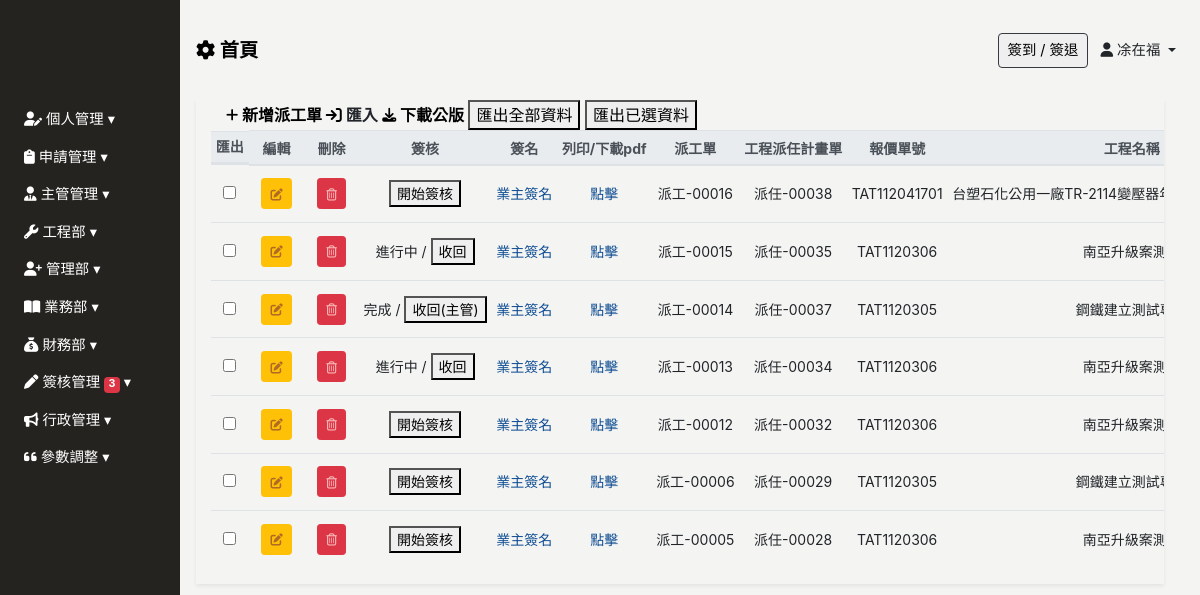
The page /employee_assign/ (signed in) on the database as committed earlier.
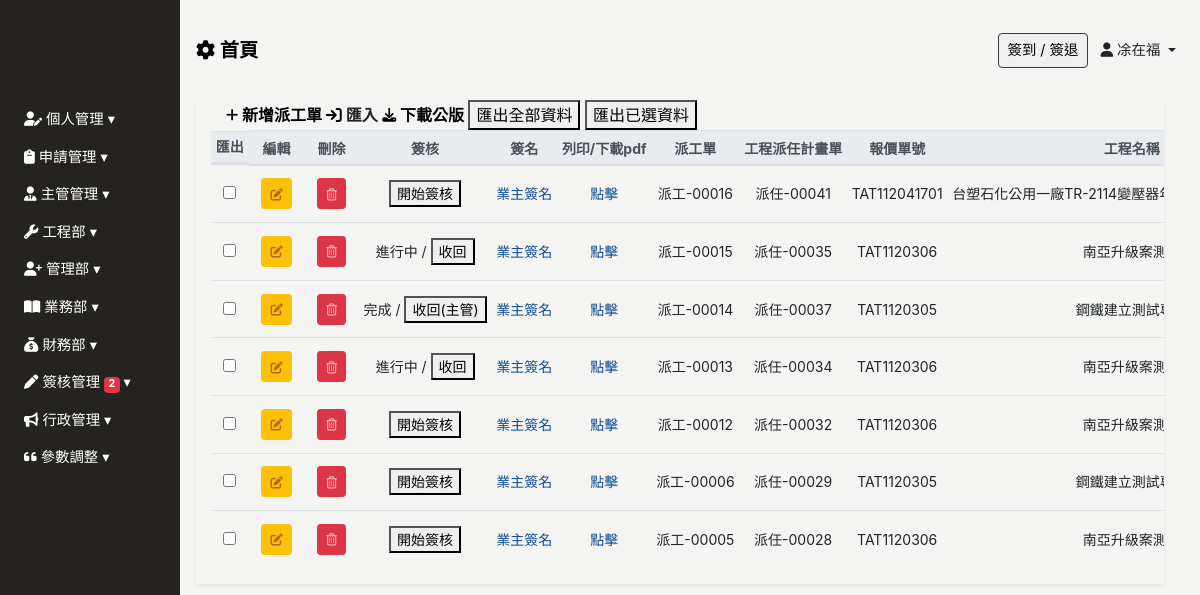
The same page on the database as committed later.
### Backend/models.py (models this page shows, shortened)
class ModifiedModel(models.Model):
    modified_by = models.ForeignKey("Employee", on_delete=models.SET_NULL, null=True, blank=True)
    created_date = models.DateField(default=timezone.now,verbose_name='建立日期')
    update_date = models.DateField(auto_now=True, verbose_name='更新日期')
    class Meta:
        abstract = True

class Project_Employee_Assign(ModifiedModel):
    project_job_assign= models.ForeignKey(Project_Job_Assign,on_delete=models.CASCADE,related_name='project_employee_assign',null=True, blank=True, verbose_name="工作派任計畫")
    construction_date = models.DateField(null=True, blank=True, verbose_name="施工日期")
    completion_date = models.DateField(null=True, blank=True, verbose_name="完工日期")
    is_completed = models.BooleanField(verbose_name='完工狀態',blank=True,default=False)
    manuscript_return_date = models.DateField(null=True, blank=True, verbose_name="手稿預計回傳日")
    enterprise_signature = models.ImageField(upload_to="Employee_Assign_Signature",null=True, blank=True, verbose_name='業主簽名')
    carry_equipments = models.ManyToManyField('Equipment', related_name='carry_project', blank=True, verbose_name='攜帶資產')
    Approval =  models.ForeignKey(ApprovalModel, null=True, blank=True, on_delete=models.SET_NULL , related_name='Project_Employee_Assign_Approval')
    test_items_str = models.TextField( verbose_name="檢查項目字串", blank=True)
    remark = models.TextField( verbose_name="交接/備註",null="",blank=True)
    created_by = models.ForeignKey("Employee",related_name="Project_Employee_Assign_author", on_delete=models.SET_NULL, null=True, blank=True, verbose_name='建立人')
    def enterprise_signature_link(self):
        if self.enterprise_signature:
            download_link = "<a href='{}' download>下載</a>".format(self.enterprise_signature.url)
            return mark_safe(download_link)
        else:
            return ""
    def get_show_id(self):
        return f"派工-{str(self.id).zfill(5)}"
    class Meta:
        verbose_name = "派工單"   # 單數
        verbose_name_plural = verbose_name   #複數
        ordering = ['-id']

class Project_Job_Assign(ModifiedModel):
    project_confirmation= models.ForeignKey(Project_Confirmation,on_delete=models.CASCADE,related_name='project',null=True, blank=True, verbose_name="工程確認單")
    attendance_date =models.DateField(null=True, blank=True, verbose_name="出勤日期")
    work_method = models.BooleanField(null=True, blank=True, verbose_name="工作方式(是:出勤、否:文書)",default=True)
    work_employee = models.ManyToManyField('Employee', related_name='projects_work_employee', blank=True, verbose_name='檢測人員')
    lead_employee = models.ManyToManyField('Employee', related_name='projects_lead_employee', blank=True, verbose_name="帶班主管")
    vehicle = models.CharField(max_length=100,null=True, blank=True, verbose_name='使用車輛')
    location = models.CharField(max_length=4,choices=LOCATION_CHOICES, null=True, blank=True, verbose_name="工作地點")
    remark = models.TextField(null=True, blank=True, verbose_name="備註")
    Approval =  models.ForeignKey(ApprovalModel, null=True, blank=True, on_delete=models.SET_NULL , related_name='Project_Job_Assign_Approval')
    created_by = models.ForeignKey("Employee",related_name="Project_Job_Assign_author", on_delete=models.SET_NULL, null=True, blank=True, verbose_name='建立人')
    class Meta:
        verbose_name = "工作派任計畫"   # 單數
        verbose_name_plural = verbose_name   #複數
        ordering = ['-id']
    def get_show_id(self):
        return f"派任-{str(self.id).zfill(5)}"

class Project_Confirmation(ModifiedModel):
    quotation =  models.ForeignKey("Quotation", null=True, blank=True,verbose_name="報價單號", on_delete=models.CASCADE )
    order_id = models.CharField(max_length=100, null=True, blank=True, verbose_name='訂單編號')
    c_a = models.CharField(max_length=100, null=True, blank=True, verbose_name='母案編號')
    requisition = models.ForeignKey('Requisition', on_delete=models.DO_NOTHING, null=True, blank=True, verbose_name='請購單位')
    turnover = models.CharField(max_length=10, null=True, blank=True, verbose_name='成交金額')
    is_completed = models.BooleanField(verbose_name='完工狀態',blank=True,default=False)
    completion_report_employee = models.ManyToManyField(Employee, related_name='projects_confirmation_report_employee', blank=True, verbose_name='完工回報人')
    completion_report_date = models.DateField(null=True, blank=True, verbose_name="完工回報日期")
    remark = models.TextField(null=True, blank=True, verbose_name="備註")
    attachment = models.FileField(upload_to="project_confirmation_reassignment_attachment", null=True, blank=True, verbose_name="完工重派附件")
    Approval =  models.ForeignKey(ApprovalModel, null=True, blank=True, on_delete=models.SET_NULL , related_name='project_confirmation_Approval')
    created_by = models.ForeignKey("Employee",related_name="Project_Confirmation_author", on_delete=models.SET_NULL, null=True, blank=True, verbose_name='建立人')
    class Meta:
        verbose_name = "工程確認單"   # 單數
        verbose_name_plural = verbose_name   #複數
        ordering = ['-id']

class Quotation(ModifiedModel):
    quotation_id = models.CharField(max_length=100, null=True, blank=True, verbose_name='報價單編號')
    client = models.ForeignKey("Client",related_name="Quotation", on_delete=models.SET_NULL, null=True, blank=True, verbose_name='客戶名稱')
    project_name = models.CharField(max_length=100, verbose_name="專案名稱",blank=True, null=True)
    tax_id = models.CharField(max_length=20, verbose_name="統一編號",blank=True, null=True)
    contact_person = models.CharField(max_length=50, verbose_name="聯絡人",blank=True, null=True)
    address = models.CharField(max_length=100,verbose_name="地址",blank=True, null=True)
    tel = models.CharField(max_length=20, verbose_name="電話",blank=True, null=True)
    quote_date = models.DateField(null=True, blank=True, verbose_name="報價日期")
    mobile = models.CharField(max_length=20, verbose_name="手機",blank=True, null=True)
    fax = models.CharField(max_length=20, verbose_name="傳真",blank=True, null=True)
    email = models.EmailField(verbose_name="電子郵件",blank=True, null=True)
    quote_validity_period = models.IntegerField(verbose_name="報價單有效期",blank=True, null=True)
    business_tel = models.CharField(max_length=20, verbose_name="業務電話",blank=True, null=True)
    business_assistant = models.CharField(max_length=50, verbose_name="業務助理",blank=True, null=True)
    work_item = models.ManyToManyField(Work_Item,blank=True, related_name="quotations",verbose_name="工項")
    internal_content = models.TextField(blank=True, null=True, verbose_name='紀錄(對內)')
    created_by = models.ForeignKey("Employee",related_name="quotation_author", on_delete=models.SET_NULL, null=True, blank=True)
    uploaded_files = models.ManyToManyField(UploadedFile,blank=True,  related_name="quotationfile")
    def get_show_id(self):
        return self.quotation_id
    class Meta:
        verbose_name = "報價單"
        verbose_name_plural = "報價單"

### Frontend/views.py (the view)
# urls.py: path('employee_assign/', login_required(views.Employee_Assign_ListView.as_view()), name='employee_assign'),
class Employee_Assign_ListView(UserPassesTestMixin,ListView):
    model = Project_Employee_Assign
    template_name = 'employee_assign/employee_assign.html'
    context_object_name = 'Project_Employee_Assign'
    def get_context_data(self, **kwargs):
        context = super().get_context_data(**kwargs)
        context["employees_list"] =  Employee.objects.values('id','full_name')
        context["all_project_job_assign"] = Project_Job_Assign.objects.all()
        context["all_Equipment"] = Equipment.objects.all()
        return context
    def test_func(self):
        return Check_Permissions(self.request.user,"工程派工單")

### Backend/context_processors.py (called while the page is built, shortened)
def pass_test_func(request):
    pass_test_func = settings.PASS_TEST_FUNC
    return {"pass_test_func":pass_test_func}

def sys_messages(request):
    if  isinstance(request.user, AnonymousUser):
        return {'sys_messages': {}}
    get_sys_messages = SysMessage.objects.filter(Target_user=request.user.employee,watch=False)
    bottom_position = 20  # 初始底部位置
    sys_messages_data = []
    return {'sys_messages': sys_messages_data}

def client_list(request):
    clients = Client.objects.all()
    return {'clients': clients}

### Backend/models.py (called while the page is built)
    @property
    def get_created_by(self):
        get_foreignkey = self.get_foreignkey()
        if get_foreignkey:
            return get_foreignkey.created_by
        return None

    def get_foreignkey(self):
        related_name = self.RELATED_NAME_MAP.get(self.target_approval.name)
        if related_name:
            getobj = getattr(self, related_name, None).all()
            if  getobj:
                return getattr(self, related_name, None).all()[0]
            return None
        else:
            print("error 找不到對應的related_name")
        return None

    def __str__(self):
        return self.client_name

### Frontend/templates/employee_assign/employee_assign.html (shortened to what the changed rows need)
{% extends 'base/base_dashboard.html' %}
{% block import %}
{% load static%}
<link rel="stylesheet" href="{% static 'css/employee_assign/employee_assign.css' %}">
{% endblock %}
{% load custom_tags %}
{% block main %}
<div class="main px-3">
    <div class="employee-assign-table container-fluid shadow-sm table-responsive">
        <table class="table table-sm table-hover text-center" id="table" data-toggle="table" data-sortable="true"
            data-toolbar="#toolbar" data-pagination="true" data-page-size="25" data-page-list="[25, All]"
            data-search="true" data-show-columns="true" data-filter-strict-search="true"
            data-show-columns-toggle-all="true">
            <thead class="thead-light" style="font-size: 14px;">
                <tr class="text-nowrap">
                    <th data-force-hide="true" data-switchable="false" data-no-print="true" data-field="checkbox"
                        class="d-none d-md-inline-block">匯出</th>
                    <th data-force-hide="true" data-switchable="false" data-no-print="true" data-field="edid">編輯</th>
                    <th data-force-hide="true" data-switchable="false" data-no-print="true" data-field="delete">刪除</th>
                    <th data-force-hide="true" data-switchable="false" data-no-print="true" data-field="approval">簽核
                    </th>
                    <th data-force-hide="true" data-switchable="false" data-no-print="true" data-field="naelete">簽名</th>
                    <th data-force-hide="true" data-switchable="false" data-no-print="true" data-field="process">
                        列印/下載pdf</th>
                    <th data-field="id" data-sortable="true">派工單</th>
                    <th data-field="job" data-sortable="true">工程派任計畫單</th>
                    <th data-field="quotation_id" data-sortable="true">報價單號</th>
                    <th data-field="project_name" data-sortable="true">工程名稱</th>
                </tr>
            </thead>
            <tbody class="text-nowrap" style="font-size: 14px;">
                {% for p in Project_Employee_Assign %}
                <tr>
                    <td><input type="checkbox" name="importcheckd" onclick="updateCheckedArray(this)"
                            value="{{ j.id }}"></td>
                    <td>
                        <a type="button" data-url="project_employee_assign" data-id="{{p.id}}"
                            data-approval="{{ p.Approval.current_status}}" class="btn btn-sm btn-warning my-2 mx-md-2"
                            data-toggle="modal" onclick="LoadData(event)" data-target="#employee-assign-modal"></a>
                    </td>
                    <td>
                        <a data-url="project_employee_assign" data-id="{{p.id}}" type="button"
                            class="sys_del btn btn-sm btn-danger my-2 mx-md-2"></a>
                    </td>
                    <td>
                        {% if p.Approval %}
                        {{p.Approval.get_current_status_display}}
                        {% if p.Approval.current_status == "completed" %}
                        {% if request.user|get_supervisor %}
                        / <button data-id="{{p.id}}" data-model="Project_Employee_Assign"
                            onclick="DelApproval(event)">收回(主管)</button>
                        {% endif %}
                        {% endif %}
                        {% if p.Approval.current_status == "in_process" %}
                        / <button data-id="{{p.id}}" data-model="Project_Employee_Assign"
                            onclick="DelApproval(event)">收回</button>
                        {% endif %}
                        {% if p.Approval.current_status == "rejected" %}
                        / <button data-id="{{p.id}}" data-model="Project_Employee_Assign"
                            onclick="submitApproval(event)">發送新簽核</button>
                        {% endif %}
                        {% else %}
                        <button data-id="{{p.id}}" data-model="Project_Employee_Assign"
                            onclick="submitApproval(event)">開始簽核</button>
                        {% endif %}
                    </td>
                    <td>
                        <a href="" onclick="setSettingId('{{ p.id }}')" data-toggle="modal"
                            data-target="#signatureModal">業主簽名</a>
                    </td>
                    <td><a target="_blank" href="{% url 'project_employee_assign_View' id=p.id %}">點擊</a></td>
                    <td>{{ p.get_show_id }}</td>
                    <td>{{ p.project_job_assign.get_show_id }}</td>
                    <td>{{ p.project_job_assign.project_confirmation.quotation.get_show_id }}</td>
                    <td>{{ p.project_job_assign.project_confirmation.quotation.project_name }}</td>
                </tr>
                {% empty %}
                <h2>
                    目前無資料
                </h2>
                {% endfor %}
            </tbody>
        </table>
    </div>
</div>
{% endblock %}

Rows that differ between the two databases and show on the page:
changed Project_Employee_Assign "派工-00016": project_job_assign.get_show_id "派任-00038" → "派任-00041"
Other text that changed with them:
{{ approval_count }}: "3" → "2"
